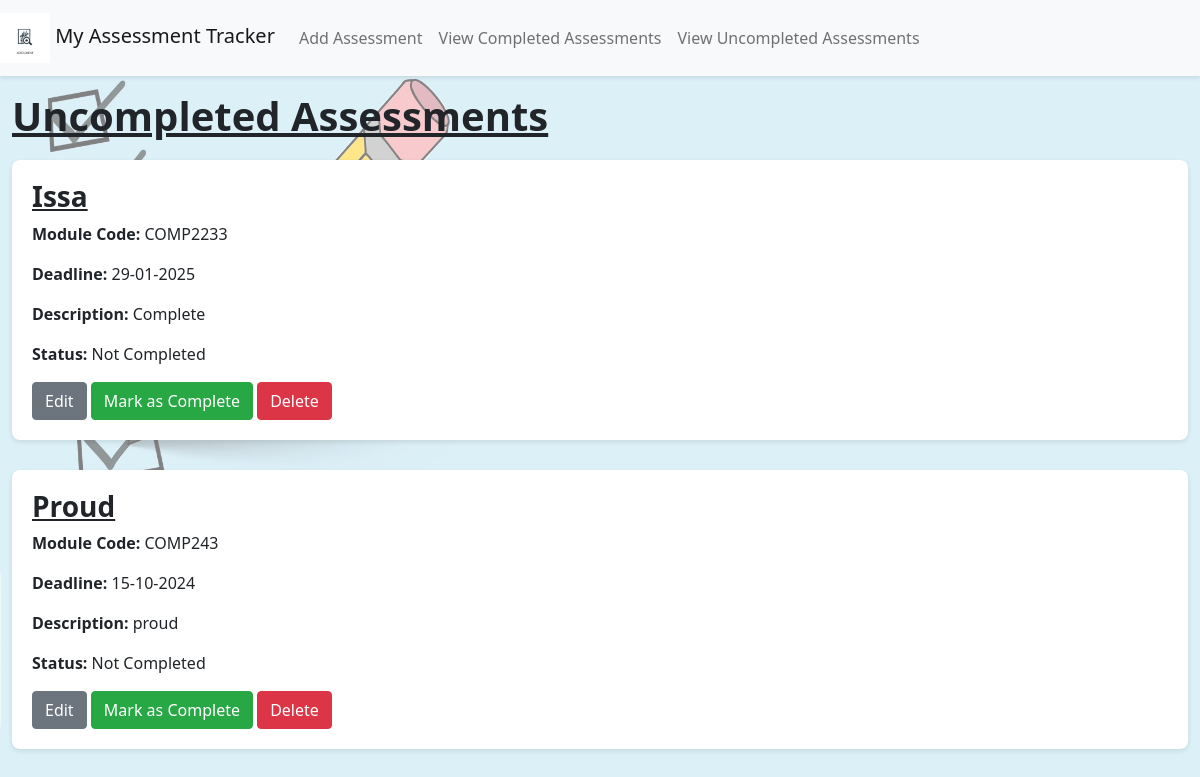
The app's page /view_uncompleted, older data.
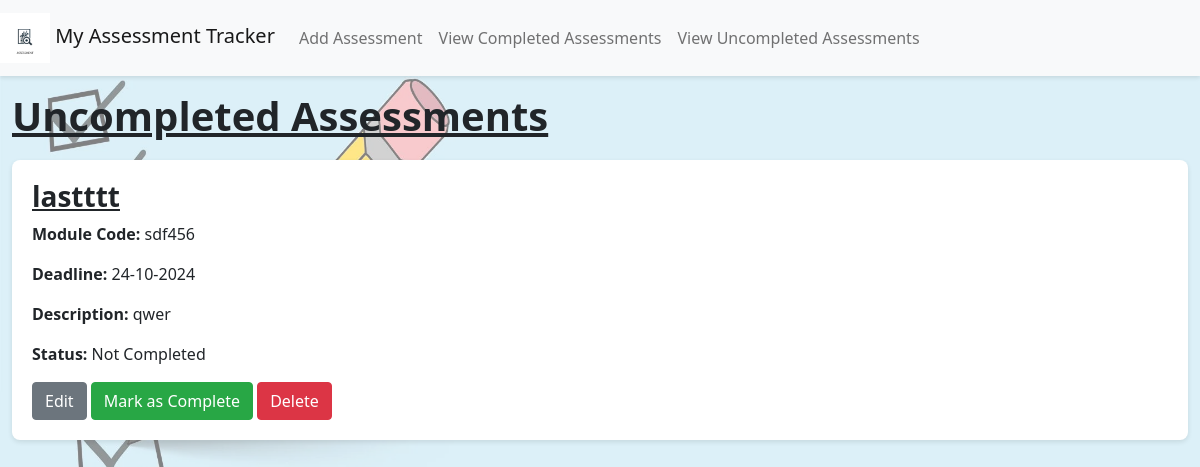
The same page, newer data.
### app/models.py (models this page shows)
class Assessment(db.Model):
    id = db.Column(db.Integer, primary_key=True)
    title = db.Column(db.String(100), nullable=False)
    module_code = db.Column(db.String(20), nullable=False)
    deadline_date = db.Column(db.DateTime, nullable=False)
    description = db.Column(db.Text, nullable=False)
    is_complete = db.Column(db.Boolean, default=False)

### app/views.py (the view)
@app.route('/view_uncompleted')
def view_uncompleted():
    uncompleted_assessments = Assessment.query.filter_by(
        is_complete=False).all()
    return render_template(
        'view_uncompleted.html',
        title='Uncompleted Assessments',
        assessments=uncompleted_assessments
    )

### app/templates/view_uncompleted.html (shortened to what this page needs)
<!DOCTYPE html>
<html lang="en">
{% extends "base.html" %}
{% block content %}
  <h1>Uncompleted Assessments</h1>
  <div class="assessment-list">
    {% if assessments %}
      {% for assessment in assessments %}
        <div class="assessment-item" role="region" aria-labelledby="assessment-{{ assessment.id }}">
          <h3 id="assessment-{{ assessment.id }}">{{ assessment.title }}</h3>
          <p><strong>Module Code:</strong> {{ assessment.module_code }}</p>
          <p><strong>Deadline:</strong> {{ assessment.deadline_date.strftime('%d-%m-%Y') }}</p>
          <p><strong>Description:</strong> {{ assessment.description }}</p>
          <p><strong>Status:</strong> Not Completed</p>
          <a href="{{ url_for('edit_assessment', assessment_id=assessment.id) }}" class="btn btn-secondary" role="button">Edit</a>
          <form action="{{ url_for('mark_complete', assessment_id=assessment.id) }}" method="post" style="display:inline;" aria-label="Mark assessment {{ assessment.title }} as complete">
            <button type="submit" class="btn btn-success">Mark as Complete</button>
          </form>
          <form action="{{ url_for('delete_assessment', assessment_id=assessment.id) }}" method="post" style="display:inline;" aria-label="Delete assessment {{ assessment.title }}">
            <button type="submit" class="btn btn-danger">Delete</button>
          </form>
        </div>
      {% endfor %}
    {% else %}
      <div class="alert alert-info" role="alert">
        <p>All assessments are completed for the moment.</p>
        <a href="{{ url_for('view_completed') }}" class="btn btn-primary" role="button">View Completed Assessments</a>
      </div>
    {% endif %}
  </div>
{% endblock %}

Row changes from the older to the newer data that the page shows:
removed Assessment: title "Issa", module_code "COMP2233", deadline_date "29-01-2025", description "Complete"
removed Assessment: title "Proud", module_code "COMP243", deadline_date "15-10-2024", description "proud"
now on this page (row edited): Assessment: title "lastttt", module_code "sdf456", deadline_date "24-10-2024", description "qwer"
